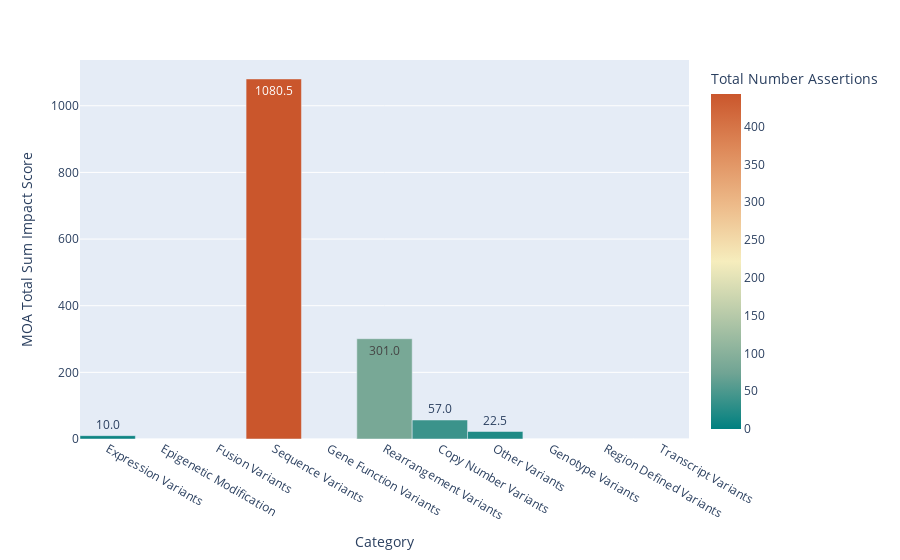

Notebook code cell kept with this figure:
### Code cell
fig3 = px.bar(
    not_supported_feature_impact_df,
    x="Category",
    y="MOA Total Sum Impact Score",
    hover_data=["Total Number Assertions"],
    color="Total Number Assertions",
    labels={"MOA Total Sum Impact Score": "MOA Total Sum Impact Score"},
    text_auto=".1f",
    color_continuous_scale="geyser",
)
fig3.update_traces(width=1)
fig3.show()

### Figure 1 — Plotly figure (JSON) as saved in the notebook; plotly's stock layout.template omitted (floating-point values rounded to 4 significant figures)
{"data": [{"alignmentgroup": "True", "customdata": [[10], [0], [0], [443], [0], [82], [39], [20], [0], [0], [0]], "hovertemplate": "Category=%{x}<br>MOA Total Sum Impact Score=%{y}<br>Total Number Assertions=%{marker.color}<extra></extra>", "legendgroup": "", "marker": {"color": [10, 0, 0, 443, 0, 82, 39, 20, 0, 0, 0], "coloraxis": "coloraxis", "pattern": {"shape": ""}}, "name": "", "offsetgroup": "", "orientation": "v", "showlegend": false, "textposition": "auto", "texttemplate": "%{y:.1f}", "type": "bar", "width": 1, "x": ["Expression Variants", "Epigenetic Modification", "Fusion Variants", "Sequence Variants", "Gene Function Variants", "Rearrangement Variants", "Copy Number Variants", "Other Variants", "Genotype Variants", "Region Defined Variants", "Transcript Variants"], "xaxis": "x", "y": [10, 0, 0, 1080.0, 0, 301, 57, 22.5, 0, 0, 0], "yaxis": "y"}], "layout": {"barmode": "relative", "coloraxis": {"colorbar": {"title": {"text": "Total Number Assertions"}}, "colorscale": [[0, "rgb(0, 128, 128)"], [0.1667, "rgb(112, 164, 148)"], [0.3333, "rgb(180, 200, 168)"], [0.5, "rgb(246, 237, 189)"], [0.6667, "rgb(237, 187, 138)"], [0.8333, "rgb(222, 138, 90)"], [1, "rgb(202, 86, 44)"]]}, "legend": {"tracegroupgap": 0}, "margin": {"t": 60}, "xaxis": {"anchor": "y", "domain": [0, 1], "title": {"text": "Category"}}, "yaxis": {"anchor": "x", "domain": [0, 1], "title": {"text": "MOA Total Sum Impact Score"}}}}
